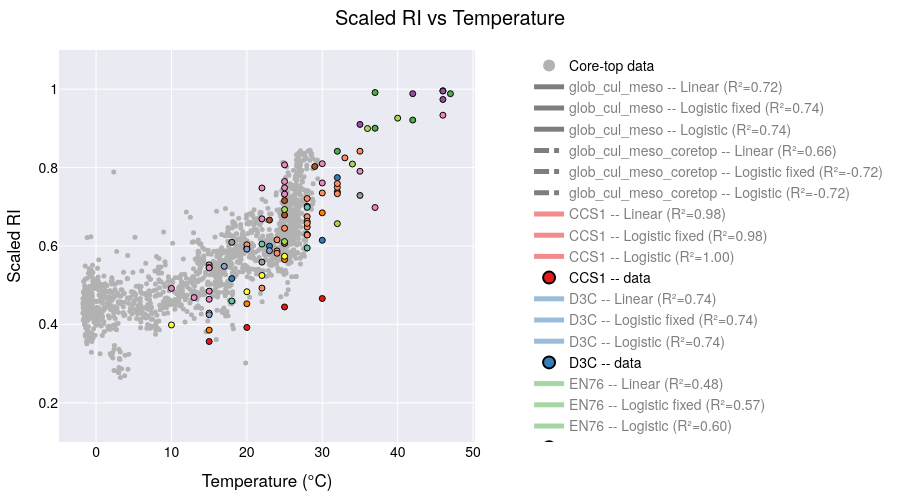

The code cell stored with this chart in its notebook:
### Code cell
# ─── prepare sample points ────────────────────────────────────────────────────
xx = np.linspace(-4, 50, 200)

# ─── filter & group your data ──────────────────────────────────────────────────
plot_data = culture_meso_df[culture_meso_df['Temperature'] < 50]
min_count = 2
groups = [g for g, df in plot_data.groupby('Strains_edited') if len(df) >= min_count]

# ─── build the figure with one trace per strain per model ─────────────────────
fig = go.Figure()

fig.add_trace(go.Scatter(
    x=coretop_df['t_sf2tc_avg'],
    y=coretop_df['scaledRI_median'],
    mode='markers',
    marker=dict(color='rgba(178,178,178,1.000)', size=5),
    name='Core-top data',
    showlegend=True   # you can allow toggling it via legend if you like
))
core_idx = 0  # index of this core-top trace

# ─── add global fits ────────────────────────────────────────────────
X_all = plot_data['Temperature'].values.reshape(-1,1)
y_all = plot_data['scaledRI'].values

# -- Linear fit --
ols_all = LinearRegression().fit(X_all, y_all)
y_lin_all = ols_all.predict(xx.reshape(-1,1))


# -- Logistic fixed upper --
p0f = [25, 0.1, 0.1]
bf = (0, [50,1,1])
popt_f_all, _ = curve_fit(logistic_fixed_upper, plot_data['Temperature'], plot_data['scaledRI'], p0=p0f, bounds=bf)
y_logif_all = logistic_fixed_upper(xx, *popt_f_all)
r2_logif_all = 1 - np.var(plot_data['scaledRI'] - logistic_fixed_upper(plot_data['Temperature'], *popt_f_all)) / np.var(plot_data['scaledRI'])

# -- Full logistic --
p0_all = [25,0.1,0.1,0.1]
bnd_all = (0, [50,1,1,1])
popt_all, _ = curve_fit(logistic, plot_data['Temperature'], plot_data['scaledRI'], p0=p0_all, bounds=bnd_all)
y_logi_all = logistic(xx, *popt_all)
r2_logi_all = 1 - np.var(plot_data['scaledRI'] - logistic(plot_data['Temperature'], *popt_all)) / np.var(plot_data['scaledRI'])

## add global fits to figure
for model, y, r2 in [
    ("Linear", y_lin_all, ols_all.score(X_all, y_all)),
    ("Logistic fixed", y_logif_all, r2_logif_all),
    ("Logistic", y_logi_all, r2_logi_all)
]:
    fig.add_trace(go.Scatter(
        x=xx, y=y,
        mode='lines',
        name=f"glob_cul_meso -- {model} (R²={r2:.2f})",
        visible=True
    ))

### add X_all and y_all with coretop data and fit the glob_cul_meso_coretop
X_all_full = np.concatenate((coretop_df['t_sf2tc_avg'].values.reshape(-1,1), plot_data['Temperature'].values.reshape(-1,1)))
y_all_full = np.concatenate((coretop_df['scaledRI_median'].values, plot_data['scaledRI'].values))

# -- Linear fit --
ols_all_full = LinearRegression().fit(X_all_full, y_all_full)
y_lin_all_full = ols_all_full.predict(xx.reshape(-1,1))
# -- Logistic fixed upper --
p0f_full = [25, 0.1, 0.1]
bf_full = (0, [50,1,1])
popt_f_all_full, _ = curve_fit(logistic_fixed_upper, np.squeeze(X_all_full), y_all_full, p0=p0f_full, bounds=bf_full)
y_logif_all_full = logistic_fixed_upper(xx, *popt_f_all_full)
r2_logif_all_full = 1 - np.var(y_all_full - logistic_fixed_upper(X_all_full, *popt_f_all_full)) / np.var(y_all_full)
# -- Full logistic --
p0_all_full = [25,0.1,0.1,0.1]
bnd_all_full = (0, [50,1,1,1])
popt_all_full, _ = curve_fit(logistic, np.squeeze(X_all_full), y_all_full, p0=p0_all_full, bounds=bnd_all_full)
y_logi_all_full = logistic(xx, *popt_all_full)
r2_logi_all_full = 1 - np.var(y_all_full - logistic(X_all_full, *popt_all_full)) / np.var(y_all_full)
## add global fits to figure
for model, y, r2 in [
    ("Linear", y_lin_all_full, ols_all_full.score(X_all_full, y_all_full)),
    ("Logistic fixed", y_logif_all_full, r2_logif_all_full),
    ("Logistic", y_logi_all_full, r2_logi_all_full)
]:
    fig.add_trace(go.Scatter(
        x=xx, y=y,
        mode='lines',
        name=f"glob_cul_meso_coretop -- {model} (R²={r2:.2f})",
        visible=True
    ))
    
# ─── add all your strain traces ───────────────────────────
for strain in groups:
    df = plot_data[plot_data['Strains_edited'] == strain]
    X = df['Temperature'].values.reshape(-1,1)
    y = df['scaledRI'].values
    
    # -- Linear fit --
    ols = LinearRegression().fit(X, y)
    y_lin = ols.predict(xx.reshape(-1,1))
    fig.add_trace(go.Scatter(
        x=xx, y=y_lin, 
        mode='lines',
        name=f"{strain} -- Linear (R²={ols.score(X,y):.2f})",
        visible=(strain == groups[0])  # only first strain visible initially
    ))
    
    # -- Logistic fixed upper --
    p0f = [25, 0.1, 0.1]
    bf = (0, [50,1,1])
    popt_f, _ = curve_fit(logistic_fixed_upper, df['Temperature'], df['scaledRI'], p0=p0f, bounds=bf)
    y_logf = logistic_fixed_upper(xx, *popt_f)
    r2_f = 1 - np.var(df['scaledRI'] - logistic_fixed_upper(df['Temperature'], *popt_f)) / np.var(df['scaledRI'])
    fig.add_trace(go.Scatter(
        x=xx, y=y_logf,
        mode='lines',
        name=f"{strain} -- Logistic fixed (R²={r2_f:.2f})",
        visible=False
    ))
    
    # -- Full logistic --
    p0 = [25,0.1,0.1,0.1]
    bnd = (0, [50,1,1,1])
    popt, _ = curve_fit(logistic, df['Temperature'], df['scaledRI'], p0=p0, bounds=bnd)
    y_log = logistic(xx, *popt)
    r2 = 1 - np.var(df['scaledRI'] - logistic(df['Temperature'], *popt)) / np.var(df['scaledRI'])
    fig.add_trace(go.Scatter(
        x=xx, y=y_log,
        mode='lines',
        name=f"{strain} -- Logistic (R²={r2:.2f})",
        visible=False
    ))
    
    # -- Always-on scatter of raw data --
    fig.add_trace(go.Scatter(
        x=df['Temperature'], y=df['scaledRI'],
        mode='markers',
        marker=dict(size=6, line=dict(width=1, color='black')),
        name=f"{strain} -- data",
        visible=True
    ))
# build a mapping strain → color
palette1 = px.colors.qualitative.Set1
palette2 = px.colors.qualitative.Set2

# make one long list
all_colors = palette1 + palette2

# then map strains in order
strain_colors = {
    strain: all_colors[i % len(all_colors)]
    for i, strain in enumerate(groups)
}

# now loop through all traces
for trace in fig.data:
    # The “cultures + mesocosm only” global fit
    if trace.name.startswith("glob_cul_meso --"):
        trace.update(line=dict(
            color="black",   # pick any CSS name or hex code
            dash="solid",        # “solid”, “dash”, “dot”, “dashdot”, etc
            width=4              # thicker line
        ))

    # The “cultures + mesocosm + coretop” global fit
    elif trace.name.startswith("glob_cul_meso_coretop --"):
        trace.update(line=dict(
            color="black",
            dash="dashdot",
            width=3
        ))
        
    # skip the core-top (and any other truly global or background traces)
    elif trace.name == "Core-top data":
        continue

    # split off the strain name (everything before the “ – ”)
    strain = trace.name.split(" -- ")[0]

    # pick a color: if it’s one of our strains, use its palette color;
    # otherwise (e.g. “Global”) fall back to black or whatever you like
    col = strain_colors.get(strain, "black")

    # apply to both marker & line
    trace.update(
        marker=dict(color=col),
        line=dict(color=col)
    )



# Hide all line traces (fits) by default, leave markers visible
for trace in fig.data:
    if "lines" in trace.mode:
        trace.visible = "legendonly"
    else:
        trace.visible = True

# # Make “raw data” the initial visibility state:
# for tr in fig.data:
#     if tr.name == "Core-top data" or tr.name.endswith("-- data"):
#         tr.visible = True
#     else:
#         tr.visible = False
        


# reposition the model‐dropdown as a vertical nav bar on the left
fig.update_layout(

    autosize=False,     # turn off responsive “fill the container”
    width=900,          # fixed pixel width
    height=500,         # fixed pixel height
    margin=dict(l=40, r=40, t=50, b=40),

    title="Scaled RI vs Temperature",
    xaxis_title="Temperature (°C)",
    yaxis_title="Scaled RI",
    
    yaxis=dict(
        range=[0.1, 1.1],
        autorange=False    # turn off auto‐scaling
    ),

    # put the legend also on the left, so users can click each strain on/off
    legend=dict(
        traceorder="normal",
        orientation="v",
        x=1.13,      # just inside the left margin
        y=0.5,
        xanchor="left",
        yanchor="middle",
        itemsizing="constant"
    ),
    template='seaborn',
    font=dict(
        family="TeX Gyre Heros",
        size=14,
        color="black"
    ),
    
)

# lock X/Y so the units match (remove if you don’t want a 1:1 scale)
fig.update_xaxes(constrain='domain')            # keep the X‐axis from expanding

# set a default
# fig.update_layout(template="plotly_white")

fig.show()

# in your Python script / notebook:
fig.write_html(
  os.path.join(local_github_path, 'html_figures', 'scaledRI_vs_Temperature.html'),
  include_plotlyjs="cdn",   # pull Plotly.js from the CDN
  full_html=False           # only the <div>+<script>—no <html>/<body> wrapper
)

### Figure 1 — Plotly figure (JSON) as saved in the notebook; plotly's stock layout.template omitted (floating-point values rounded to 4 significant figures; data arrays with more than 128 entries replaced by an {"elided": "..."} marker saying what was removed)
{"data": [{"marker": {"color": "rgba(178,178,178,1.000)", "size": 5}, "mode": "markers", "name": "Core-top data", "showlegend": true, "type": "scatter", "visible": true, "x": {"elided": "1479 float values"}, "y": {"elided": "1479 float values"}}, {"line": {"color": "black", "dash": "solid", "width": 4}, "marker": {"color": "black"}, "mode": "lines", "name": "glob_cul_meso -- Linear (R²=0.72)", "type": "scatter", "visible": "legendonly", "x": {"elided": "200 float values"}, "y": {"elided": "200 float values"}}, {"line": {"color": "black", "dash": "solid", "width": 4}, "marker": {"color": "black"}, "mode": "lines", "name": "glob_cul_meso -- Logistic fixed (R²=0.74)", "type": "scatter", "visible": "legendonly", "x": {"elided": "200 float values"}, "y": {"elided": "200 float values"}}, {"line": {"color": "black", "dash": "solid", "width": 4}, "marker": {"color": "black"}, "mode": "lines", "name": "glob_cul_meso -- Logistic (R²=0.74)", "type": "scatter", "visible": "legendonly", "x": {"elided": "200 float values"}, "y": {"elided": "200 float values"}}, {"line": {"color": "black", "dash": "dashdot", "width": 3}, "marker": {"color": "black"}, "mode": "lines", "name": "glob_cul_meso_coretop -- Linear (R²=0.66)", "type": "scatter", "visible": "legendonly", "x": {"elided": "200 float values"}, "y": {"elided": "200 float values"}}, {"line": {"color": "black", "dash": "dashdot", "width": 3}, "marker": {"color": "black"}, "mode": "lines", "name": "glob_cul_meso_coretop -- Logistic fixed (R²=-0.72)", "type": "scatter", "visible": "legendonly", "x": {"elided": "200 float values"}, "y": {"elided": "200 float values"}}, {"line": {"color": "black", "dash": "dashdot", "width": 3}, "marker": {"color": "black"}, "mode": "lines", "name": "glob_cul_meso_coretop -- Logistic (R²=-0.72)", "type": "scatter", "visible": "legendonly", "x": {"elided": "200 float values"}, "y": {"elided": "200 float values"}}, {"line": {"color": "rgb(228,26,28)"}, "marker": {"color": "rgb(228,26,28)"}, "mode": "lines", "name": "CCS1 -- Linear (R²=0.98)", "type": "scatter", "visible": "legendonly", "x": {"elided": "200 float values"}, "y": {"elided": "200 float values"}}, {"line": {"color": "rgb(228,26,28)"}, "marker": {"color": "rgb(228,26,28)"}, "mode": "lines", "name": "CCS1 -- Logistic fixed (R²=0.98)", "type": "scatter", "visible": "legendonly", "x": {"elided": "200 float values"}, "y": {"elided": "200 float values"}}, {"line": {"color": "rgb(228,26,28)"}, "marker": {"color": "rgb(228,26,28)"}, "mode": "lines", "name": "CCS1 -- Logistic (R²=1.00)", "type": "scatter", "visible": "legendonly", "x": {"elided": "200 float values"}, "y": {"elided": "200 float values"}}, {"line": {"color": "rgb(228,26,28)"}, "marker": {"color": "rgb(228,26,28)", "line": {"color": "black", "width": 1}, "size": 6}, "mode": "markers", "name": "CCS1 -- data", "type": "scatter", "visible": true, "x": [15, 20, 25, 30], "y": [0.3564, 0.3923, 0.4445, 0.4661]}, {"line": {"color": "rgb(55,126,184)"}, "marker": {"color": "rgb(55,126,184)"}, "mode": "lines", "name": "D3C -- Linear (R²=0.74)", "type": "scatter", "visible": "legendonly", "x": {"elided": "200 float values"}, "y": {"elided": "200 float values"}}, {"line": {"color": "rgb(55,126,184)"}, "marker": {"color": "rgb(55,126,184)"}, "mode": "lines", "name": "D3C -- Logistic fixed (R²=0.74)", "type": "scatter", "visible": "legendonly", "x": {"elided": "200 float values"}, "y": {"elided": "200 float values"}}, {"line": {"color": "rgb(55,126,184)"}, "marker": {"color": "rgb(55,126,184)"}, "mode": "lines", "name": "D3C -- Logistic (R²=0.74)", "type": "scatter", "visible": "legendonly", "x": {"elided": "200 float values"}, "y": {"elided": "200 float values"}}, {"line": {"color": "rgb(55,126,184)"}, "marker": {"color": "rgb(55,126,184)", "line": {"color": "black", "width": 1}, "size": 6}, "mode": "markers", "name": "D3C -- data", "type": "scatter", "visible": true, "x": [30, 18, 23, 28, 32], "y": [0.6146, 0.517, 0.5995, 0.7015, 0.7745]}, {"line": {"color": "rgb(77,175,74)"}, "marker": {"color": "rgb(77,175,74)"}, "mode": "lines", "name": "EN76 -- Linear (R²=0.48)", "type": "scatter", "visible": "legendonly", "x": {"elided": "200 float values"}, "y": {"elided": "200 float values"}}, {"line": {"color": "rgb(77,175,74)"}, "marker": {"color": "rgb(77,175,74)"}, "mode": "lines", "name": "EN76 -- Logistic fixed (R²=0.57)", "type": "scatter", "visible": "legendonly", "x": {"elided": "200 float values"}, "y": {"elided": "200 float values"}}, {"line": {"color": "rgb(77,175,74)"}, "marker": {"color": "rgb(77,175,74)"}, "mode": "lines", "name": "EN76 -- Logistic (R²=0.60)", "type": "scatter", "visible": "legendonly", "x": {"elided": "200 float values"}, "y": {"elided": "200 float values"}}, {"line": {"color": "rgb(77,175,74)"}, "marker": {"color": "rgb(77,175,74)", "line": {"color": "black", "width": 1}, "size": 6}, "mode": "markers", "name": "EN76 -- data", "type": "scatter", "visible": true, "x": [37, 32, 37, 42, 47], "y": [0.9915, 0.8416, 0.9005, 0.9212, 0.9886]}, {"line": {"color": "rgb(152,78,163)"}, "marker": {"color": "rgb(152,78,163)"}, "mode": "lines", "name": "Ga9.2 -- Linear (R²=0.81)", "type": "scatter", "visible": "legendonly", "x": {"elided": "200 float values"}, "y": {"elided": "200 float values"}}, {"line": {"color": "rgb(152,78,163)"}, "marker": {"color": "rgb(152,78,163)"}, "mode": "lines", "name": "Ga9.2 -- Logistic fixed (R²=0.92)", "type": "scatter", "visible": "legendonly", "x": {"elided": "200 float values"}, "y": {"elided": "200 float values"}}, {"line": {"color": "rgb(152,78,163)"}, "marker": {"color": "rgb(152,78,163)"}, "mode": "lines", "name": "Ga9.2 -- Logistic (R²=0.94)", "type": "scatter", "visible": "legendonly", "x": {"elided": "200 float values"}, "y": {"elided": "200 float values"}}, {"line": {"color": "rgb(152,78,163)"}, "marker": {"color": "rgb(152,78,163)", "line": {"color": "black", "width": 1}, "size": 6}, "mode": "markers", "name": "Ga9.2 -- data", "type": "scatter", "visible": true, "x": [35, 46, 46, 42, 46], "y": [0.9102, 0.9737, 0.996, 0.9885, 0.9952]}, {"line": {"color": "rgb(255,127,0)"}, "marker": {"color": "rgb(255,127,0)"}, "mode": "lines", "name": "HCA1 -- Linear (R²=0.99)", "type": "scatter", "visible": "legendonly", "x": {"elided": "200 float values"}, "y": {"elided": "200 float values"}}, {"line": {"color": "rgb(255,127,0)"}, "marker": {"color": "rgb(255,127,0)"}, "mode": "lines", "name": "HCA1 -- Logistic fixed (R²=1.00)", "type": "scatter", "visible": "legendonly", "x": {"elided": "200 float values"}, "y": {"elided": "200 float values"}}, {"line": {"color": "rgb(255,127,0)"}, "marker": {"color": "rgb(255,127,0)"}, "mode": "lines", "name": "HCA1 -- Logistic (R²=1.00)", "type": "scatter", "visible": "legendonly", "x": {"elided": "200 float values"}, "y": {"elided": "200 float values"}}, {"line": {"color": "rgb(255,127,0)"}, "marker": {"color": "rgb(255,127,0)", "line": {"color": "black", "width": 1}, "size": 6}, "mode": "markers", "name": "HCA1 -- data", "type": "scatter", "visible": true, "x": [15, 20, 25, 30], "y": [0.3853, 0.4526, 0.5653, 0.6846]}, {"line": {"color": "rgb(255,255,51)"}, "marker": {"color": "rgb(255,255,51)"}, "mode": "lines", "name": "HCE1 -- Linear (R²=0.95)", "type": "scatter", "visible": "legendonly", "x": {"elided": "200 float values"}, "y": {"elided": "200 float values"}}, {"line": {"color": "rgb(255,255,51)"}, "marker": {"color": "rgb(255,255,51)"}, "mode": "lines", "name": "HCE1 -- Logistic fixed (R²=1.00)", "type": "scatter", "visible": "legendonly", "x": {"elided": "200 float values"}, "y": {"elided": "200 float values"}}, {"line": {"color": "rgb(255,255,51)"}, "marker": {"color": "rgb(255,255,51)"}, "mode": "lines", "name": "HCE1 -- Logistic (R²=1.00)", "type": "scatter", "visible": "legendonly", "x": {"elided": "200 float values"}, "y": {"elided": "200 float values"}}, {"line": {"color": "rgb(255,255,51)"}, "marker": {"color": "rgb(255,255,51)", "line": {"color": "black", "width": 1}, "size": 6}, "mode": "markers", "name": "HCE1 -- data", "type": "scatter", "visible": true, "x": [10, 15, 20, 22, 25], "y": [0.3986, 0.4287, 0.4833, 0.5249, 0.5738]}, {"line": {"color": "rgb(166,86,40)"}, "marker": {"color": "rgb(166,86,40)"}, "mode": "lines", "name": "MY1T -- Linear (R²=0.59)", "type": "scatter", "visible": "legendonly", "x": {"elided": "200 float values"}, "y": {"elided": "200 float values"}}, {"line": {"color": "rgb(166,86,40)"}, "marker": {"color": "rgb(166,86,40)"}, "mode": "lines", "name": "MY1T -- Logistic fixed (R²=0.61)", "type": "scatter", "visible": "legendonly", "x": {"elided": "200 float values"}, "y": {"elided": "200 float values"}}, {"line": {"color": "rgb(166,86,40)"}, "marker": {"color": "rgb(166,86,40)"}, "mode": "lines", "name": "MY1T -- Logistic (R²=0.67)", "type": "scatter", "visible": "legendonly", "x": {"elided": "200 float values"}, "y": {"elided": "200 float values"}}, {"line": {"color": "rgb(166,86,40)"}, "marker": {"color": "rgb(166,86,40)", "line": {"color": "black", "width": 1}, "size": 6}, "mode": "markers", "name": "MY1T -- data", "type": "scatter", "visible": true, "x": [25, 25, 20, 23, 25, 29, 32], "y": [0.6068, 0.6791, 0.5948, 0.6661, 0.7158, 0.8028, 0.7381]}, {"line": {"color": "rgb(247,129,191)"}, "marker": {"color": "rgb(247,129,191)"}, "mode": "lines", "name": "N4 -- Linear (R²=1.00)", "type": "scatter", "visible": "legendonly", "x": {"elided": "200 float values"}, "y": {"elided": "200 float values"}}, {"line": {"color": "rgb(247,129,191)"}, "marker": {"color": "rgb(247,129,191)"}, "mode": "lines", "name": "N4 -- Logistic fixed (R²=1.00)", "type": "scatter", "visible": "legendonly", "x": {"elided": "200 float values"}, "y": {"elided": "200 float values"}}, {"line": {"color": "rgb(247,129,191)"}, "marker": {"color": "rgb(247,129,191)"}, "mode": "lines", "name": "N4 -- Logistic (R²=1.00)", "type": "scatter", "visible": "legendonly", "x": {"elided": "200 float values"}, "y": {"elided": "200 float values"}}, {"line": {"color": "rgb(247,129,191)"}, "marker": {"color": "rgb(247,129,191)", "line": {"color": "black", "width": 1}, "size": 6}, "mode": "markers", "name": "N4 -- data", "type": "scatter", "visible": true, "x": [37, 46], "y": [0.6981, 0.9337]}, {"line": {"color": "rgb(153,153,153)"}, "marker": {"color": "rgb(153,153,153)"}, "mode": "lines", "name": "NAOA2 -- Linear (R²=0.69)", "type": "scatter", "visible": "legendonly", "x": {"elided": "200 float values"}, "y": {"elided": "200 float values"}}, {"line": {"color": "rgb(153,153,153)"}, "marker": {"color": "rgb(153,153,153)"}, "mode": "lines", "name": "NAOA2 -- Logistic fixed (R²=0.88)", "type": "scatter", "visible": "legendonly", "x": {"elided": "200 float values"}, "y": {"elided": "200 float values"}}, {"line": {"color": "rgb(153,153,153)"}, "marker": {"color": "rgb(153,153,153)"}, "mode": "lines", "name": "NAOA2 -- Logistic (R²=0.92)", "type": "scatter", "visible": "legendonly", "x": {"elided": "200 float values"}, "y": {"elided": "200 float values"}}, {"line": {"color": "rgb(153,153,153)"}, "marker": {"color": "rgb(153,153,153)", "line": {"color": "black", "width": 1}, "size": 6}, "mode": "markers", "name": "NAOA2 -- data", "type": "scatter", "visible": true, "x": [18, 22, 28, 35, 28], "y": [0.6094, 0.5589, 0.6294, 0.7289, 0.6288]}, {"line": {"color": "rgb(102,194,165)"}, "marker": {"color": "rgb(102,194,165)"}, "mode": "lines", "name": "NAOA6 -- Linear (R²=0.70)", "type": "scatter", "visible": "legendonly", "x": {"elided": "200 float values"}, "y": {"elided": "200 float values"}}, {"line": {"color": "rgb(102,194,165)"}, "marker": {"color": "rgb(102,194,165)"}, "mode": "lines", "name": "NAOA6 -- Logistic fixed (R²=0.70)", "type": "scatter", "visible": "legendonly", "x": {"elided": "200 float values"}, "y": {"elided": "200 float values"}}, {"line": {"color": "rgb(102,194,165)"}, "marker": {"color": "rgb(102,194,165)"}, "mode": "lines", "name": "NAOA6 -- Logistic (R²=0.81)", "type": "scatter", "visible": "legendonly", "x": {"elided": "200 float values"}, "y": {"elided": "200 float values"}}, {"line": {"color": "rgb(102,194,165)"}, "marker": {"color": "rgb(102,194,165)", "line": {"color": "black", "width": 1}, "size": 6}, "mode": "markers", "name": "NAOA6 -- data", "type": "scatter", "visible": true, "x": [18, 22, 28, 28], "y": [0.4598, 0.6049, 0.6988, 0.595]}, {"line": {"color": "rgb(252,141,98)"}, "marker": {"color": "rgb(252,141,98)"}, "mode": "lines", "name": "SCM1 -- Linear (R²=0.78)", "type": "scatter", "visible": "legendonly", "x": {"elided": "200 float values"}, "y": {"elided": "200 float values"}}, {"line": {"color": "rgb(252,141,98)"}, "marker": {"color": "rgb(252,141,98)"}, "mode": "lines", "name": "SCM1 -- Logistic fixed (R²=0.88)", "type": "scatter", "visible": "legendonly", "x": {"elided": "200 float values"}, "y": {"elided": "200 float values"}}, {"line": {"color": "rgb(252,141,98)"}, "marker": {"color": "rgb(252,141,98)"}, "mode": "lines", "name": "SCM1 -- Logistic (R²=0.88)", "type": "scatter", "visible": "legendonly", "x": {"elided": "200 float values"}, "y": {"elided": "200 float values"}}, {"line": {"color": "rgb(252,141,98)"}, "marker": {"color": "rgb(252,141,98)", "line": {"color": "black", "width": 1}, "size": 6}, "mode": "markers", "name": "SCM1 -- data", "type": "scatter", "visible": true, "x": [22, 25, 28, 28, 15, 20, 25, 30, 33, 35, 28, 24, 24, 24, 28, 28, 28, 32, 32, 32], "y": [0.4926, 0.6071, 0.6279, 0.6484, 0.5518, 0.6032, 0.6452, 0.7353, 0.8248, 0.8418, 0.721, 0.5875, 0.6157, 0.5815, 0.6749, 0.6629, 0.6577, 0.7496, 0.7593, 0.7333]}, {"line": {"color": "rgb(141,160,203)"}, "marker": {"color": "rgb(141,160,203)"}, "mode": "lines", "name": "SPOT1 -- Linear (R²=0.70)", "type": "scatter", "visible": "legendonly", "x": {"elided": "200 float values"}, "y": {"elided": "200 float values"}}, {"line": {"color": "rgb(141,160,203)"}, "marker": {"color": "rgb(141,160,203)"}, "mode": "lines", "name": "SPOT1 -- Logistic fixed (R²=0.71)", "type": "scatter", "visible": "legendonly", "x": {"elided": "200 float values"}, "y": {"elided": "200 float values"}}, {"line": {"color": "rgb(141,160,203)"}, "marker": {"color": "rgb(141,160,203)"}, "mode": "lines", "name": "SPOT1 -- Logistic (R²=1.00)", "type": "scatter", "visible": "legendonly", "x": {"elided": "200 float values"}, "y": {"elided": "200 float values"}}, {"line": {"color": "rgb(141,160,203)"}, "marker": {"color": "rgb(141,160,203)", "line": {"color": "black", "width": 1}, "size": 6}, "mode": "markers", "name": "SPOT1 -- data", "type": "scatter", "visible": true, "x": [15, 17, 20, 23], "y": [0.4247, 0.5481, 0.5921, 0.588]}, {"line": {"color": "rgb(231,138,195)"}, "marker": {"color": "rgb(231,138,195)"}, "mode": "lines", "name": "mesocosm - North Sea -- Linear (R²=0.84)", "type": "scatter", "visible": "legendonly", "x": {"elided": "200 float values"}, "y": {"elided": "200 float values"}}, {"line": {"color": "rgb(231,138,195)"}, "marker": {"color": "rgb(231,138,195)"}, "mode": "lines", "name": "mesocosm - North Sea -- Logistic fixed (R²=0.88)", "type": "scatter", "visible": "legendonly", "x": {"elided": "200 float values"}, "y": {"elided": "200 float values"}}, {"line": {"color": "rgb(231,138,195)"}, "marker": {"color": "rgb(231,138,195)"}, "mode": "lines", "name": "mesocosm - North Sea -- Logistic (R²=0.95)", "type": "scatter", "visible": "legendonly", "x": {"elided": "200 float values"}, "y": {"elided": "200 float values"}}, {"line": {"color": "rgb(231,138,195)"}, "marker": {"color": "rgb(231,138,195)", "line": {"color": "black", "width": 1}, "size": 6}, "mode": "markers", "name": "mesocosm - North Sea -- data", "type": "scatter", "visible": true, "x": [10, 15, 15, 22, 25, 25, 30, 35, 13, 15, 15, 22, 25, 25, 30], "y": [0.4919, 0.4848, 0.4641, 0.748, 0.7646, 0.807, 0.7608, 0.7907, 0.4685, 0.5451, 0.5441, 0.6693, 0.7485, 0.7323, 0.8099]}, {"line": {"color": "rgb(166,216,84)"}, "marker": {"color": "rgb(166,216,84)"}, "mode": "lines", "name": "mesocosm - Seychelles -- Linear (R²=0.78)", "type": "scatter", "visible": "legendonly", "x": {"elided": "200 float values"}, "y": {"elided": "200 float values"}}, {"line": {"color": "rgb(166,216,84)"}, "marker": {"color": "rgb(166,216,84)"}, "mode": "lines", "name": "mesocosm - Seychelles -- Logistic fixed (R²=0.89)", "type": "scatter", "visible": "legendonly", "x": {"elided": "200 float values"}, "y": {"elided": "200 float values"}}, {"line": {"color": "rgb(166,216,84)"}, "marker": {"color": "rgb(166,216,84)"}, "mode": "lines", "name": "mesocosm - Seychelles -- Logistic (R²=0.95)", "type": "scatter", "visible": "legendonly", "x": {"elided": "200 float values"}, "y": {"elided": "200 float values"}}, {"line": {"color": "rgb(166,216,84)"}, "marker": {"color": "rgb(166,216,84)", "line": {"color": "black", "width": 1}, "size": 6}, "mode": "markers", "name": "mesocosm - Seychelles -- data", "type": "scatter", "visible": true, "x": [25, 25, 32, 34, 36, 40], "y": [0.6113, 0.6931, 0.657, 0.809, 0.8997, 0.9262]}], "layout": {"autosize": false, "font": {"color": "black", "family": "TeX Gyre Heros", "size": 14}, "height": 500, "legend": {"itemsizing": "constant", "orientation": "v", "traceorder": "normal", "x": 1.13, "xanchor": "left", "y": 0.5, "yanchor": "middle"}, "margin": {"b": 40, "l": 40, "r": 40, "t": 50}, "title": {"text": "Scaled RI vs Temperature"}, "width": 900, "xaxis": {"constrain": "domain", "title": {"text": "Temperature (°C)"}}, "yaxis": {"autorange": false, "range": [0.1, 1.1], "title": {"text": "Scaled RI"}}}}
